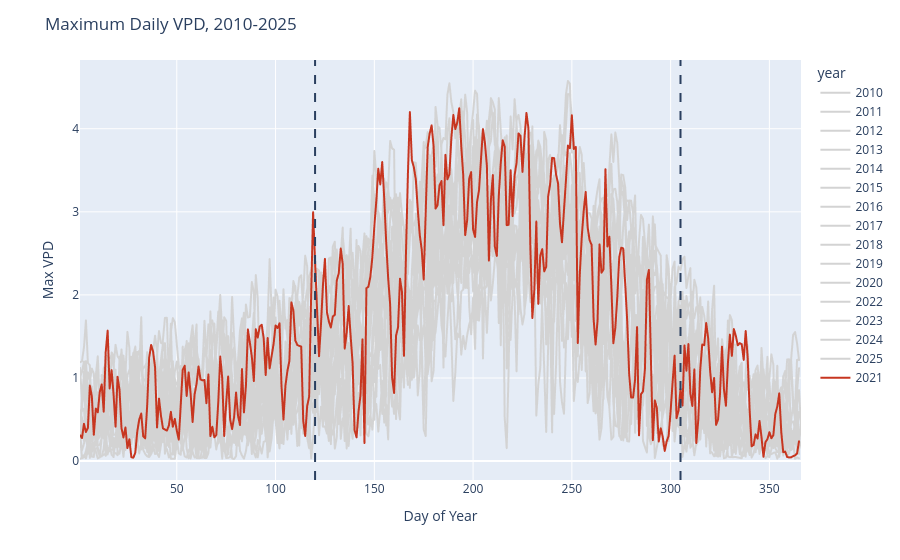

The notebook cell this image was saved under:
### Code cell
### Max VPD
fig_max_vpd = create_annual_lineplot(grouped_weather_vpd, val_column='max_val', year_list=list(range(2010,2025 + 1)), highlight_year='2021')
fig_max_vpd.update_layout(title='Maximum Daily VPD, 2010-2025', xaxis_title='Day of Year', yaxis_title='Max VPD')
fig_max_vpd.show()

### Figure 1 — Plotly figure (JSON) as saved in the notebook; plotly's stock layout.template omitted (floating-point values rounded to 4 significant figures; data arrays with more than 128 entries replaced by an {"elided": "..."} marker saying what was removed)
{"data": [{"hovertemplate": "year=2010<br>DOY=%{x}<br>max_val=%{y}<extra></extra>", "legendgroup": "2010", "line": {"color": "lightgrey", "dash": "solid"}, "marker": {"symbol": "circle"}, "mode": "lines", "name": "2010", "showlegend": true, "type": "scattergl", "x": {"elided": "357 int values"}, "xaxis": "x", "y": {"elided": "357 float values"}, "yaxis": "y"}, {"hovertemplate": "year=2011<br>DOY=%{x}<br>max_val=%{y}<extra></extra>", "legendgroup": "2011", "line": {"color": "lightgrey", "dash": "solid"}, "marker": {"symbol": "circle"}, "mode": "lines", "name": "2011", "showlegend": true, "type": "scattergl", "x": {"elided": "364 int values"}, "xaxis": "x", "y": {"elided": "364 float values"}, "yaxis": "y"}, {"hovertemplate": "year=2012<br>DOY=%{x}<br>max_val=%{y}<extra></extra>", "legendgroup": "2012", "line": {"color": "lightgrey", "dash": "solid"}, "marker": {"symbol": "circle"}, "mode": "lines", "name": "2012", "showlegend": true, "type": "scattergl", "x": {"elided": "366 int values"}, "xaxis": "x", "y": {"elided": "366 float values"}, "yaxis": "y"}, {"hovertemplate": "year=2013<br>DOY=%{x}<br>max_val=%{y}<extra></extra>", "legendgroup": "2013", "line": {"color": "lightgrey", "dash": "solid"}, "marker": {"symbol": "circle"}, "mode": "lines", "name": "2013", "showlegend": true, "type": "scattergl", "x": {"elided": "365 int values"}, "xaxis": "x", "y": {"elided": "365 float values"}, "yaxis": "y"}, {"hovertemplate": "year=2014<br>DOY=%{x}<br>max_val=%{y}<extra></extra>", "legendgroup": "2014", "line": {"color": "lightgrey", "dash": "solid"}, "marker": {"symbol": "circle"}, "mode": "lines", "name": "2014", "showlegend": true, "type": "scattergl", "x": {"elided": "365 int values"}, "xaxis": "x", "y": {"elided": "365 float values"}, "yaxis": "y"}, {"hovertemplate": "year=2015<br>DOY=%{x}<br>max_val=%{y}<extra></extra>", "legendgroup": "2015", "line": {"color": "lightgrey", "dash": "solid"}, "marker": {"symbol": "circle"}, "mode": "lines", "name": "2015", "showlegend": true, "type": "scattergl", "x": {"elided": "365 int values"}, "xaxis": "x", "y": {"elided": "365 float values"}, "yaxis": "y"}, {"hovertemplate": "year=2016<br>DOY=%{x}<br>max_val=%{y}<extra></extra>", "legendgroup": "2016", "line": {"color": "lightgrey", "dash": "solid"}, "marker": {"symbol": "circle"}, "mode": "lines", "name": "2016", "showlegend": true, "type": "scattergl", "x": {"elided": "366 int values"}, "xaxis": "x", "y": {"elided": "366 float values"}, "yaxis": "y"}, {"hovertemplate": "year=2017<br>DOY=%{x}<br>max_val=%{y}<extra></extra>", "legendgroup": "2017", "line": {"color": "lightgrey", "dash": "solid"}, "marker": {"symbol": "circle"}, "mode": "lines", "name": "2017", "showlegend": true, "type": "scattergl", "x": {"elided": "346 int values"}, "xaxis": "x", "y": {"elided": "346 float values"}, "yaxis": "y"}, {"hovertemplate": "year=2018<br>DOY=%{x}<br>max_val=%{y}<extra></extra>", "legendgroup": "2018", "line": {"color": "lightgrey", "dash": "solid"}, "marker": {"symbol": "circle"}, "mode": "lines", "name": "2018", "showlegend": true, "type": "scattergl", "x": {"elided": "365 int values"}, "xaxis": "x", "y": {"elided": "365 float values"}, "yaxis": "y"}, {"hovertemplate": "year=2019<br>DOY=%{x}<br>max_val=%{y}<extra></extra>", "legendgroup": "2019", "line": {"color": "lightgrey", "dash": "solid"}, "marker": {"symbol": "circle"}, "mode": "lines", "name": "2019", "showlegend": true, "type": "scattergl", "x": {"elided": "365 int values"}, "xaxis": "x", "y": {"elided": "365 float values"}, "yaxis": "y"}, {"hovertemplate": "year=2020<br>DOY=%{x}<br>max_val=%{y}<extra></extra>", "legendgroup": "2020", "line": {"color": "lightgrey", "dash": "solid"}, "marker": {"symbol": "circle"}, "mode": "lines", "name": "2020", "showlegend": true, "type": "scattergl", "x": {"elided": "366 int values"}, "xaxis": "x", "y": {"elided": "366 float values"}, "yaxis": "y"}, {"hovertemplate": "year=2022<br>DOY=%{x}<br>max_val=%{y}<extra></extra>", "legendgroup": "2022", "line": {"color": "lightgrey", "dash": "solid"}, "marker": {"symbol": "circle"}, "mode": "lines", "name": "2022", "showlegend": true, "type": "scattergl", "x": {"elided": "365 int values"}, "xaxis": "x", "y": {"elided": "365 float values"}, "yaxis": "y"}, {"hovertemplate": "year=2023<br>DOY=%{x}<br>max_val=%{y}<extra></extra>", "legendgroup": "2023", "line": {"color": "lightgrey", "dash": "solid"}, "marker": {"symbol": "circle"}, "mode": "lines", "name": "2023", "showlegend": true, "type": "scattergl", "x": {"elided": "362 int values"}, "xaxis": "x", "y": {"elided": "362 float values"}, "yaxis": "y"}, {"hovertemplate": "year=2024<br>DOY=%{x}<br>max_val=%{y}<extra></extra>", "legendgroup": "2024", "line": {"color": "lightgrey", "dash": "solid"}, "marker": {"symbol": "circle"}, "mode": "lines", "name": "2024", "showlegend": true, "type": "scattergl", "x": {"elided": "366 int values"}, "xaxis": "x", "y": {"elided": "366 float values"}, "yaxis": "y"}, {"hovertemplate": "year=2025<br>DOY=%{x}<br>max_val=%{y}<extra></extra>", "legendgroup": "2025", "line": {"color": "lightgrey", "dash": "solid"}, "marker": {"symbol": "circle"}, "mode": "lines", "name": "2025", "showlegend": true, "type": "scattergl", "x": {"elided": "365 int values"}, "xaxis": "x", "y": {"elided": "365 float values"}, "yaxis": "y"}, {"hovertemplate": "year=2021<br>DOY=%{x}<br>max_val=%{y}<extra></extra>", "legendgroup": "2021", "line": {"color": "#c73620", "dash": "solid"}, "marker": {"symbol": "circle"}, "mode": "lines", "name": "2021", "showlegend": true, "type": "scattergl", "x": {"elided": "365 int values"}, "xaxis": "x", "y": {"elided": "365 float values"}, "yaxis": "y"}], "layout": {"legend": {"title": {"text": "year"}, "tracegroupgap": 0}, "margin": {"t": 60}, "shapes": [{"line": {"dash": "dash"}, "type": "line", "x0": "120", "x1": "120", "xref": "x", "y0": 0, "y1": 1, "yref": "y domain"}, {"line": {"dash": "dash"}, "type": "line", "x0": "305", "x1": "305", "xref": "x", "y0": 0, "y1": 1, "yref": "y domain"}], "title": {"text": "Maximum Daily VPD, 2010-2025"}, "xaxis": {"anchor": "y", "domain": [0, 1], "title": {"text": "Day of Year"}}, "yaxis": {"anchor": "x", "domain": [0, 1], "title": {"text": "Max VPD"}}}}
